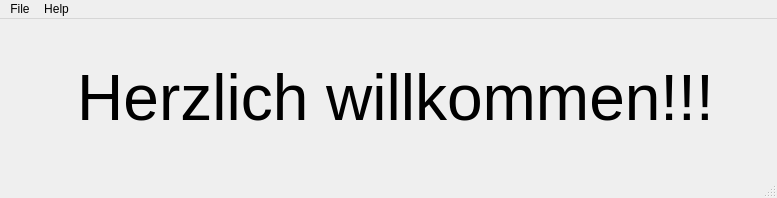
<?xml version="1.0" encoding="UTF-8"?>
<ui version="4.0">
 <class>MainWindow</class>
 <widget class="QMainWindow" name="MainWindow">
  <property name="geometry">
   <rect>
    <x>0</x>
    <y>0</y>
    <width>777</width>
    <height>198</height>
   </rect>
  </property>
  <property name="windowTitle">
   <string>MainWindow</string>
  </property>
  <widget class="QWidget" name="centralwidget">
   <widget class="QLabel" name="label">
    <property name="geometry">
     <rect>
      <x>30</x>
      <y>5</y>
      <width>731</width>
      <height>151</height>
     </rect>
    </property>
    <property name="text">
     <string>&lt;html&gt;&lt;head/&gt;&lt;body&gt;&lt;p align=&quot;center&quot;&gt;&lt;span style=&quot; font-size:48pt;&quot;&gt;Herzlich willkommen!!!&lt;/span&gt;&lt;/p&gt;&lt;/body&gt;&lt;/html&gt;</string>
    </property>
   </widget>
  </widget>
  <widget class="QMenuBar" name="menubar">
   <property name="geometry">
    <rect>
     <x>0</x>
     <y>0</y>
     <width>777</width>
     <height>19</height>
    </rect>
   </property>
   <widget class="QMenu" name="menuFile">
    <property name="title">
     <string>File</string>
    </property>
    <addaction name="actionQuit"/>
   </widget>
   <widget class="QMenu" name="menuHelp">
    <property name="title">
     <string>Help</string>
    </property>
    <addaction name="actionAbout_Qt"/>
   </widget>
   <addaction name="menuFile"/>
   <addaction name="menuHelp"/>
  </widget>
  <widget class="QStatusBar" name="statusbar"/>
  <action name="actionQuit">
   <property name="text">
    <string>Quit</string>
   </property>
  </action>
  <action name="actionAbout_Qt">
   <property name="text">
    <string>About Qt</string>
   </property>
  </action>
 </widget>
 <resources/>
 <connections/>
</ui>
